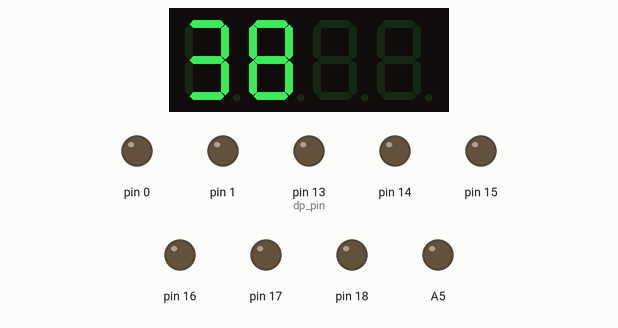
Recording of a sketch running on a simulated Arduino Uno, built with avr-gcc and run on an emulated ATmega328P. Parts: 4-digit seven-segment display, output pins drawn as LEDs (lit = HIGH). Wiring (inferred from the names in the program): 4-digit 7-segment display, segments lit when HIGH: segments pin 6, pin 7, pin 8, pin 9, pin 10, pin 11, pin 12; digit selects pin 2, pin 3, pin 4, pin 5. The segment pins are drawn as the display they are named for; pins used as bus, display or sensor lines are not drawn.

Above: at 0.16 s.
At 3.06 s:
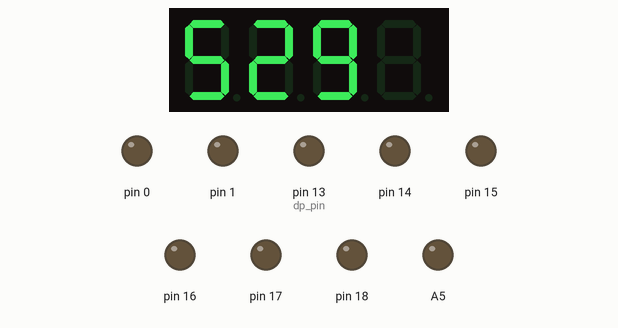
At 6.02 s:
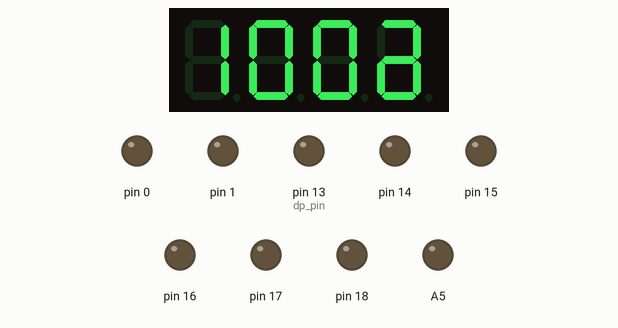
At 14.36 s:
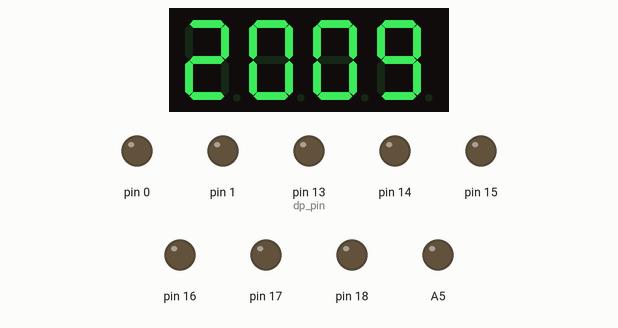
At 22.79 s:
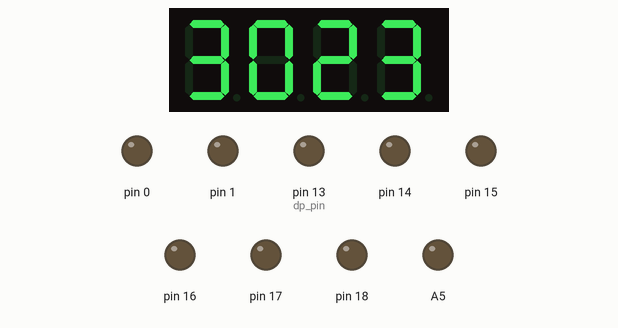
At 39.84 s:
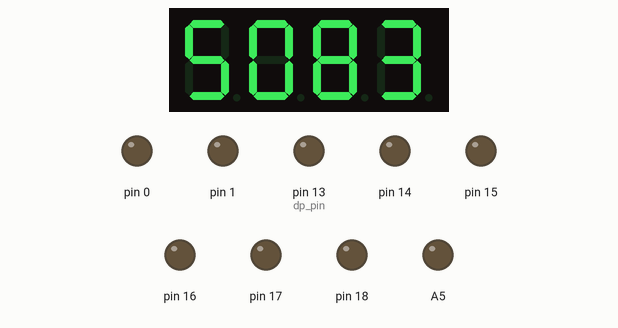

The sketch:

RES_03_10_FourDigits_Display.ino
```cpp
#include "Digit.h"
#include "Display.h"

const byte digit_pins[4] = {2, 3, 4, 5};  // From com1 - com4
const byte segment_pins[7]= {6,7,8,9,10,11,12};  // From a - g (abc...g)
const byte dp_pin = 13; //3;

char buf[5]={'1','2', '.','8', '5'};
int count = 0;
Display d(digit_pins, segment_pins, dp_pin);

void setup() {
  for (int i = 0; i <= A5; i++) {
    pinMode(i, OUTPUT);
  }
}

void loop() {
//  d.print("2340"); // Must be looped!
  char *intStr = itoa(count++,buf,10);
  d.print(intStr);
//  d.print(buf); // Must be looped!
//  for(long i = 0; i < 1000000; i++) {}
  //delay(1);
  //delayMicroseconds(10);
}
```

Digit.cpp
```cpp
// (licence header left out)
#include "Digit.h"

void Digit::toggle() {
    state = !state;
    digitalWrite(pin, state);
}

void Digit::toggle(bool arg_state) {
  if (arg_state == state) {
    state = !arg_state;
    digitalWrite(pin, state);
  }
}
```

Digit.h
```cpp
// (licence header left out)
#ifndef DIGIT_H_INCLUDED
#define DIGIT_H_INCLUDED

#include <Arduino.h>

/* Digit - Hardware abstraction for COM pins */
class Digit {
public:
  Digit(byte pin) : pin(pin) {
    digitalWrite(pin, OFF);
    state = OFF;
  }

  void toggle();
  void toggle(bool arg_state);

private:
  const bool OFF = HIGH;
  const bool ON = LOW;

  byte pin;
  bool state;
};

#endif // DIGIT_H_INCLUDED
```

Display.cpp
```cpp
// (licence header left out)
#include "Display.h"

/* Segment states for values 0-9 */
num_segs_t num_segs
{
//{a, b, c, d, e, f, g},
  {true, true, true, true, true, true, false},     // 0
  {false, true, true, false, false, false, false}, // 1
  {true, true, false, true, true, false, true},    // 2
  {true, true, true, true, false, false, true},    // 3
  {false, true, true, false, false, true, true},   // 4
  {true, false, true, true, false, true, true},    // 5
  {true, false, true, true, true, true, true},     // 6
  {true, true, true, false, false, false, false},  // 7
  {true, true, true, true, true, true, true},      // 8
  {true, true, true, true, false, true, true}      // 9
};

#ifdef DISABLE_DP
void Display::print(const char num[4]) {

  toggle(false);

  /* Display one digit at a time */
  for (int i = 0; i < strlen(num); i++) {

    /* Toggle segments for current digit */
    for (int j = 0; j < 7; j++) {
      segments[j]->toggle(num_segs[num[i] - 0x30][j]);
    }

    /* Add 1ms offset for previous digit to clear, in order to prevent flickering from upcoming digit */
    delay(1);
    digits[i]->toggle(true);

    /* Provide digit sufficient time to display */
    delay(1);
    digits[i]->toggle(false);
  }
}

#else

void Display::print(const char num[5]) {

  toggle(false);

  bool next_char_dp = false;
  int is_dp_num = 0;

  /* Display one digit at a time */
  for (int i = 0; i < strlen(num); i++) {

    /* Toggle segments for current digit */
    for (int j = 0; j < 7; j++) {
      segments[j]->toggle(num_segs[num[i] - 0x30][j]);
    }

    /* Next character is decimal point */
    next_char_dp  = (i + 1 < 5 && num[i + 1] == '.');

    /* Add 1ms offset for previous digit to clear, in order to prevent flickering from upcoming digit */
    delay(1);
    digits[i - is_dp_num]->toggle(true);
    dp->toggle(next_char_dp); // Turn decimal point on if next character is decimal point

    /* Provide digit sufficient time to display */
    delay(1);
    digits[i - is_dp_num]->toggle(false);
    dp->toggle(false);

    /* Indicate that we're wokring with a decimal point number */
    if (next_char_dp && !is_dp_num && ++i) {
      is_dp_num = 1;
    }
  }
}
#endif

/* Enable/Disable all digits */
void Display::toggle() {
  state = !state;
  for (int i = 0; i < 4; i++) {
    digits[i]->toggle(state);
  }
}

void Display::toggle(bool arg_state) {
  if (state != arg_state) {
    state = arg_state;
    for (int i = 0; i < 4; i++) {
      digits[i]->toggle(state);
    }
  }
}

/* Enable (all) segments */
void Display::fill(bool all) {
  /* Turn on all displays */
  if (all) {
    toggle(true);
  }

  for (int i = 0; i < 7; i++) {
    segments[i]->toggle(true);
  }
}

/* Disable (all) segments */
void Display::empty() {
  for (int i = 0; i < 7; i++) {
    segments[i]->toggle(false);
  }
}
```

Display.h
```cpp
// (licence header left out)
#ifndef DISPLAY_H_INCLUDED
#define DISPLAY_H_INCLUDED

#include <Arduino.h>

#include "Segment.h"
#include "Digit.h"

typedef bool num_segs_t[10][7];

/* Display - Handles digits and segments */
class Display {

private:
  bool state = false;

public:
  /* Abstract HW Access */
  Digit *digits[4];   // Stores digit objects to activate/disable COMs
  Segment *segments[7];         // Stores segment objects from a -g (abc..g) to activate and disable segments
  DecimalPoint *dp;             // Stores dp object to activate/disable dp

#ifdef DISABLE_DP
  Display(byte digit_pins[4], byte segment_pins[7]) {
#else
  Display(byte digit_pins[4], byte segment_pins[7], byte dp_pin) {
    /* Assign dp */
    dp = new DecimalPoint(dp_pin);
#endif
    /* Assign Digits */
    for (int i = 0; i < 4; i++) {
      digits[i] = new Digit(digit_pins[i]);
    }

    /* Assign Segments */
    for (int i = 0; i < 7; i++) {
      segments[i] = new Segment(segment_pins[i]);
    }
  }

/* Print to 4 digit segment display */
#ifdef DISABLE_DP
  void print(const char num[4]);
#else
  void print(const char num[5]);
#endif

  /* Enable/Disable all digits */
  void toggle();
  void toggle(bool arg_state);

  /* Enable (all) segments */
  void fill(bool all = true);

  /* Disable all segments */
  void empty();
};

#endif // DISPLAY_H_INCLUDED
```

Segment.cpp
```cpp
// (licence header left out)
#include "Segment.h"

void Segment::toggle() {
  state = !state;
  digitalWrite(pin, state);
}

void Segment::toggle(bool arg_state) {
  /* Only enable or disable segment if necessary
   * (Ex. If number 8 has been displayed prior to displaying number 9, only disable segment 'e') */
  if (state != arg_state) {
    state = arg_state;
    digitalWrite(pin, state);
  }
}
```

Segment.h
```cpp
// (licence header left out)
#ifndef SEGMENT_H_INCLUDED
#define SEGMENT_H_INCLUDED

#include <Arduino.h>

/* Segment - Hardware abstraction for segments */
class Segment {

public:
  Segment(byte pin) : pin(pin) {};

  void toggle();
  void toggle(bool arg_state);

private:
  byte pin;
  bool state = LOW;
};

typedef Segment DecimalPoint;

#endif // SEGMENT_H_INCLUDED
```
